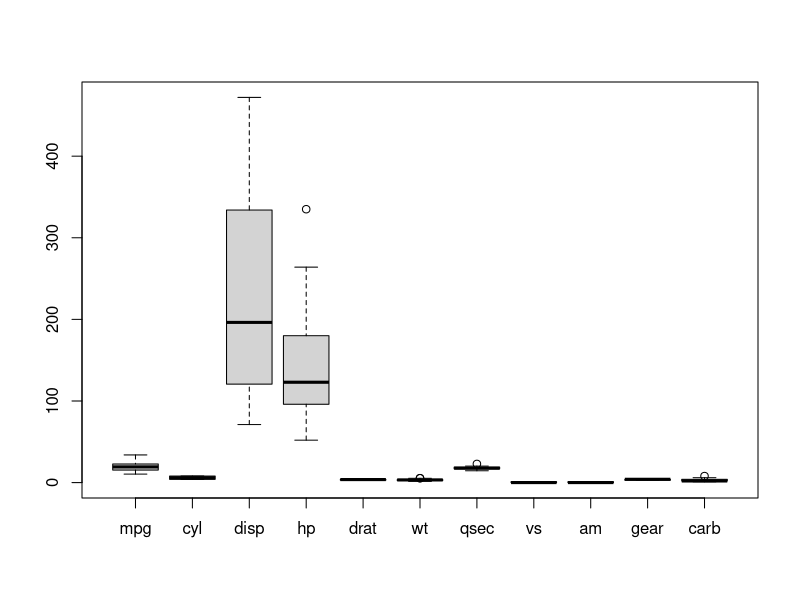
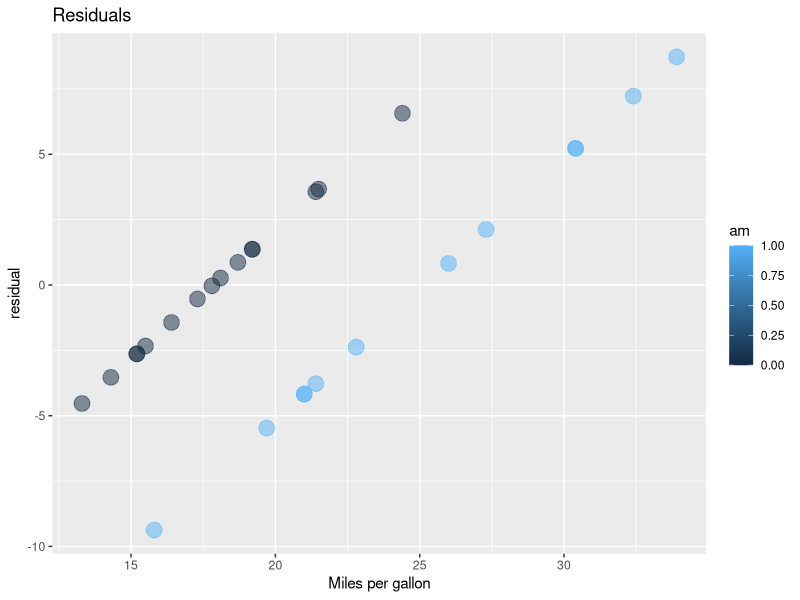
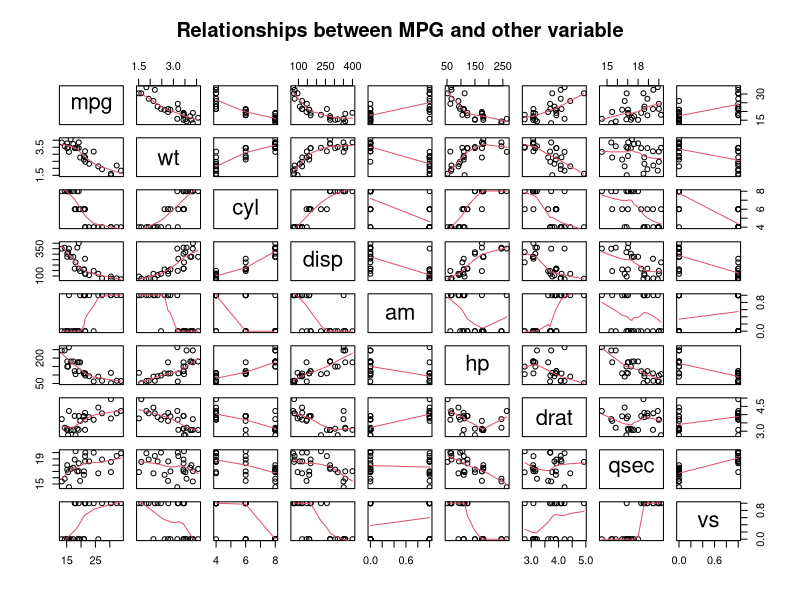
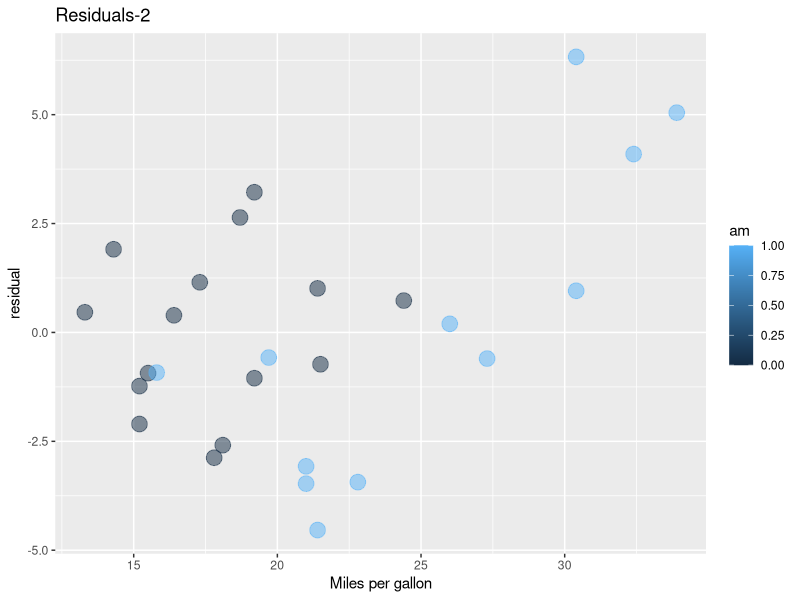

Source code (R) for these figures, in order:
## ---- chunk 1
project<- mtcars
## ---- chunk 2

boxplot(project)

## ---- chunk 3

project<-project[-c(31,15,16,17,9),]

## ---- chunk 4

model1<-summary(lm(project$mpg~ project$am))

## ---- chunk 5

model2<-summary(lm(project$mpg~  project$am + project$drat+ project$qsec + project$hp))
model2

## ---- chunk 6

model3<-summary(lm(project$mpg~  project$am + project$qsec +  project$hp))
model3

## ---- chunk 7
library(ggplot2)
project$residual <- model1$residuals # add the residuals to the frame

  ggplot(project) + aes(x=mpg, y=residual, color=am) +
    xlab("Miles per gallon") + 
    ylab("residual") +
    geom_point(shape=19, size=5, alpha=1/2, aes(color=am)) +
    ggtitle("Residuals")

  
## ---- chunk 8

pairs(data=project, mpg ~ wt + cyl + disp + am + hp+ drat+ qsec+ vs,
    panel=panel.smooth, main="Relationships between MPG and other variable")

## ---- chunk 9
project$residual2 <- model2$residuals # add the residuals to the frame

  ggplot(project) + aes(x=mpg, y=residual2, color=am) +
    xlab("Miles per gallon") + 
    ylab("residual") +
    geom_point(shape=19, size=5, alpha=1/2, aes(color=am)) +
    ggtitle("Residuals-2")
## ---- chunk 10

text<-data.frame(project$am,project$drat,project$qsec)
cor(text)

